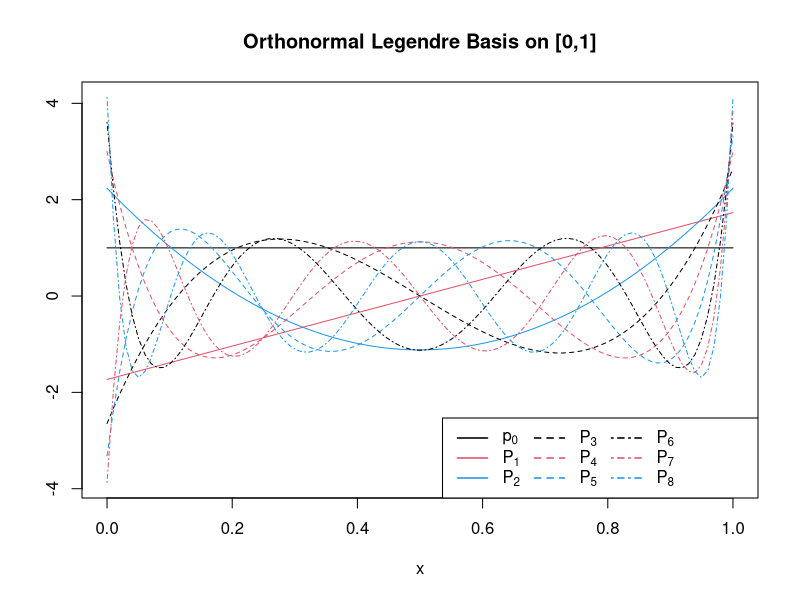

Write the R code that produced this figure.
## ---- chunk 1
knitr::opts_chunk$set(comment = NA, prompt = TRUE)
## ---- chunk 2
legpol <- function(x = NA, level = 2) {
  mX <- matrix(1, nrow = length(x), ncol = level+1)
  if (level >= 1) {
    Fac <- 2*x-1
    mX[,2] <- sqrt(3)* Fac
  } 
  if (level > 1) {
    P1 <- Fac
    P0 <- mX[,1]
    for (k in 2:level) {
      P2 <- ((2*k-1)* Fac * P1  - (k-1)* P0) / k
      P0 <- P1
      P1 <- P2
      mX[,k+1] <- sqrt(2 * k + 1) * P2
      # mX[,k+1] <- (sqrt(2 * k - 1) * (2*x - 1) * mX[,k] - (k-1) / sqrt(2 * k - 3) * mX[,k-1]) * 
      #             sqrt(2 * k + 1) / k
    }
  }
  mX
}
## ---- chunk 3
level <- 8
x <- seq(0,1,length.out=100)
LegendreBasis <- legpol(x, level)

lnames <- expression(p[0])
for (i in 1:level) {
  txt = paste0('P[',i,']')
  lnames <- c(lnames, parse(text = txt))
}

ltys <- rep(c(1,2,4), each = 3)[1:(level+1)]
cols <- rep(c(1,2,4), times = level/2+1)[1:(level+1)]

matplot(x, LegendreBasis, type = 'l', lty = ltys, col = cols, ylab = "", main="Orthonormal Legendre Basis on [0,1]")
legend('bottomright', legend = lnames, col = cols, lty = ltys, ncol = ceiling(level/2), lwd = 1.5)

